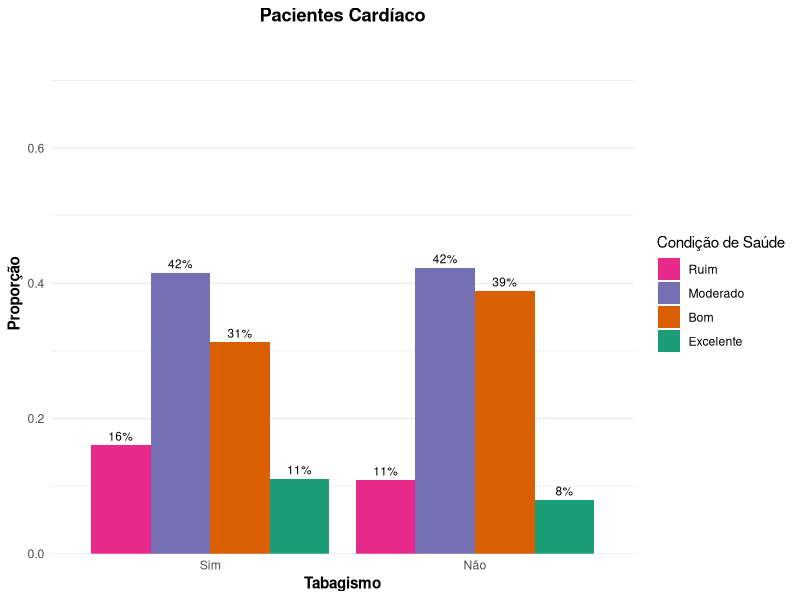
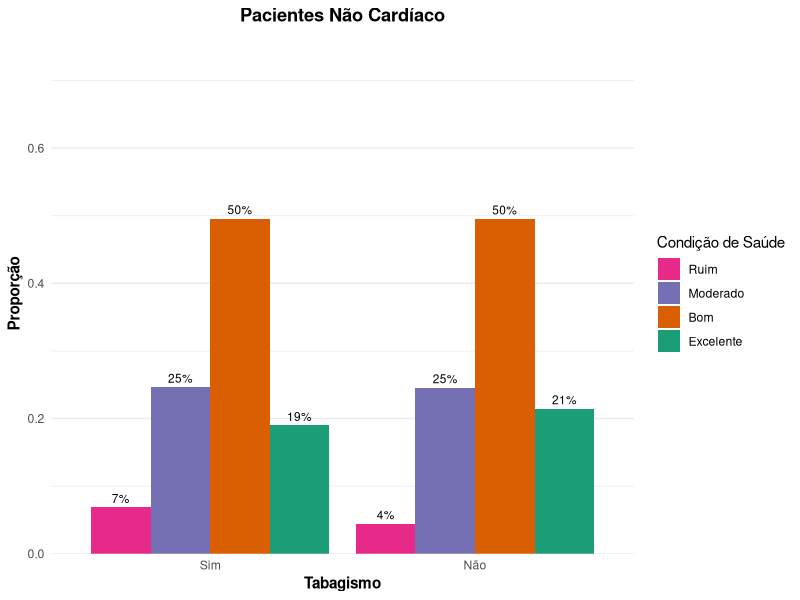

The R script that drew these images, in order:
## ---- chunk 1
library(tidyverse)
library(VGAM)
library(MASS)
library(kableExtra)
library(knitr)
library(scales)  
library(ggtext)  
## ---- chunk 2
dados <- tibble::tribble(
  ~tabaco, ~cardiaco, ~Excelente, ~Bom, ~Moderado, ~Ruim,
  "Sim",   "Sim",         27,     76,     101,      39,
  "Sim",   "Não",        402,    1050,    522,     145,
  "Não",   "Sim",         83,    406,     442,     114,
  "Não",   "Não",       1959,   4521,    2243,     405
)

dados_df <- as.data.frame(dados)

dados_p <- dados_df  |> 
  mutate(Total = Excelente + Bom + Moderado + Ruim) |>
  mutate(
    Excelente = Excelente / Total,
    Bom = Bom / Total,
    Moderado = Moderado / Total,
    Ruim = Ruim / Total
  ) |> 
  dplyr::select(-Total)  

dados_p$tabaco <- factor(dados_p$tabaco, levels = c("Sim", "Não"))
dados_p$cardiaco <- factor(dados_p$cardiaco, levels = c("Sim", "Não"), 
                           labels = c("Cardíaco", "Não Cardíaco"))

dados_melt <- dados_p |>
  pivot_longer(
    cols = c(Excelente, Bom, Moderado, Ruim),
    names_to = "Saude",
    values_to = "Proporcao"
  ) |>
  mutate(Saude = factor(Saude, 
                        levels = c("Ruim", "Moderado", "Bom", "Excelente"),
                        ordered = TRUE))

dados_cardiaco <- subset(dados_melt, cardiaco == "Cardíaco")
dados_nao_cardiaco <- subset(dados_melt, cardiaco == "Não Cardíaco")

plot_grafico <- function(dados) {
  ggplot(dados, aes(x = tabaco, y = Proporcao, fill = Saude)) +
    geom_bar(stat = "identity", position = position_dodge(preserve = "single")) +
    labs(
      x = "Tabagismo", 
      y = "Proporção", 
      fill = "Condição de Saúde",
      title = paste("Pacientes", unique(dados$cardiaco))
    ) +
    scale_fill_manual(values = c(
      "Ruim" = "#e7298a",
      "Moderado" = "#7570b3",
      "Bom" = "#d95f02",
      "Excelente" = "#1b9e77"
    )) +
    geom_text(
      aes(label = paste0(round(Proporcao * 100), "%")),
      position = position_dodge(width = 0.9),
      vjust = -0.5,
      size = 3
    ) +
    scale_y_continuous(limits = c(0, 0.7), expand = expansion(mult = c(0, 0.1))) +
    theme_minimal() +
    theme(
      legend.position = "right",
      panel.grid.major.x = element_blank(),
      plot.title = element_text(hjust = 0.5, face = "bold"),
      axis.title = element_text(face = "bold")
    )
}

plot_grafico(dados_cardiaco)
plot_grafico(dados_nao_cardiaco)

## ---- chunk 3
dados1 <- dados |> 
  mutate(Total=rowSums(dados[,c(3:6)]))


dados1 |> 
  kbl() |> 
  kable_classic(full_width = F, html_font = "Cambria")




## ---- chunk 4
# Modelo chances não proporcionais
mcnp <- vglm(cbind(Excelente,Bom,Moderado,Ruim) ~ tabaco,
             cumulative(parallel=FALSE,reverse=FALSE), dados)

# Modelo de chances proporcionais
mcp <- vglm(cbind(Excelente,Bom,Moderado,Ruim) ~ tabaco,
            cumulative(parallel=TRUE,reverse=FALSE), dados) 

round(coef(mcnp, matrix = TRUE), digits = 3)
round(coef(mcp, matrix = TRUE), digits = 3)

# Comparação dos modelos
TRV <- 2*(logLik(mcnp) - logLik(mcp))
gl <- length(coef(mcnp)) - length(coef(mcp))
p <- 1-pchisq(TRV,gl)
cbind(TRV, gl, p)

lrtest(mcnp, mcp)

## ---- chunk 5
# Modelos com somente CARDIACO

# Modelo chances não proporcionais
mcnp <- vglm(cbind(Excelente,Bom,Moderado,Ruim) ~ cardiaco,
             cumulative(parallel=FALSE,reverse=FALSE), dados)

# Modelo de chances proporcionais
mcp <- vglm(cbind(Excelente,Bom,Moderado,Ruim) ~ cardiaco,
            cumulative(parallel=TRUE,reverse=FALSE), dados) 

coef(mcnp, matrix = TRUE)
coef(mcp, matrix = TRUE)

# Comparação dos modelos
TRV <- 2*(logLik(mcnp) - logLik(mcp))
gl <- length(coef(mcnp)) - length(coef(mcp))
p <- 1-pchisq(TRV,gl)
cbind(TRV, gl, p)

lrtest(mcnp, mcp)
